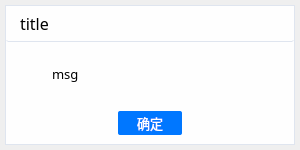
<?xml version="1.0" encoding="UTF-8"?>
<ui version="4.0">
 <class>frame_body</class>
 <widget class="QWidget" name="frame_body">
  <property name="geometry">
   <rect>
    <x>0</x>
    <y>0</y>
    <width>300</width>
    <height>150</height>
   </rect>
  </property>
  <property name="maximumSize">
   <size>
    <width>16777215</width>
    <height>16777215</height>
   </size>
  </property>
  <property name="tabletTracking">
   <bool>true</bool>
  </property>
  <property name="windowTitle">
   <string>Form</string>
  </property>
  <layout class="QVBoxLayout" name="verticalLayout">
   <property name="spacing">
    <number>0</number>
   </property>
   <property name="leftMargin">
    <number>0</number>
   </property>
   <property name="topMargin">
    <number>0</number>
   </property>
   <property name="rightMargin">
    <number>0</number>
   </property>
   <property name="bottomMargin">
    <number>0</number>
   </property>
   <item>
    <widget class="QFrame" name="frame_bg">
     <property name="sizePolicy">
      <sizepolicy hsizetype="Preferred" vsizetype="Preferred">
       <horstretch>0</horstretch>
       <verstretch>0</verstretch>
      </sizepolicy>
     </property>
     <property name="minimumSize">
      <size>
       <width>300</width>
       <height>150</height>
      </size>
     </property>
     <property name="maximumSize">
      <size>
       <width>16777215</width>
       <height>16777215</height>
      </size>
     </property>
     <property name="font">
      <font>
       <pointsize>10</pointsize>
      </font>
     </property>
     <property name="styleSheet">
      <string notr="true">* {
background: #FEFEFE;
border-style: none;
}
#frame_bg {
margin: 5px;
border:1px solid #DFE5EF;
}</string>
     </property>
     <property name="frameShape">
      <enum>QFrame::StyledPanel</enum>
     </property>
     <property name="frameShadow">
      <enum>QFrame::Raised</enum>
     </property>
     <layout class="QVBoxLayout" name="verticalLayout_2">
      <property name="leftMargin">
       <number>0</number>
      </property>
      <property name="topMargin">
       <number>0</number>
      </property>
      <property name="rightMargin">
       <number>0</number>
      </property>
      <property name="bottomMargin">
       <number>0</number>
      </property>
      <item>
       <widget class="QFrame" name="frame_header">
        <property name="sizePolicy">
         <sizepolicy hsizetype="Preferred" vsizetype="Preferred">
          <horstretch>0</horstretch>
          <verstretch>0</verstretch>
         </sizepolicy>
        </property>
        <property name="minimumSize">
         <size>
          <width>0</width>
          <height>36</height>
         </size>
        </property>
        <property name="maximumSize">
         <size>
          <width>16777215</width>
          <height>36</height>
         </size>
        </property>
        <property name="font">
         <font>
          <family>HarmonyOS Sans SC Medium</family>
          <pointsize>12</pointsize>
         </font>
        </property>
        <property name="styleSheet">
         <string notr="true">background: #FEFEFE;
border-radius: 2px 2px 0 0;
color: #000000;
padding: 0px 5px;
border-bottom: 1px solid #DFE5EF;</string>
        </property>
        <property name="frameShape">
         <enum>QFrame::StyledPanel</enum>
        </property>
        <property name="frameShadow">
         <enum>QFrame::Raised</enum>
        </property>
        <layout class="QHBoxLayout" name="horizontalLayout">
         <property name="leftMargin">
          <number>0</number>
         </property>
         <property name="topMargin">
          <number>0</number>
         </property>
         <property name="rightMargin">
          <number>0</number>
         </property>
         <property name="bottomMargin">
          <number>0</number>
         </property>
         <item>
          <widget class="QLabel" name="title">
           <property name="sizePolicy">
            <sizepolicy hsizetype="Expanding" vsizetype="Expanding">
             <horstretch>0</horstretch>
             <verstretch>0</verstretch>
            </sizepolicy>
           </property>
           <property name="font">
            <font>
             <family>HarmonyOS Sans SC Medium</family>
             <pointsize>12</pointsize>
             <weight>50</weight>
             <bold>false</bold>
            </font>
           </property>
           <property name="styleSheet">
            <string notr="true">border-style: none;</string>
           </property>
           <property name="text">
            <string>title</string>
           </property>
          </widget>
         </item>
         <item>
          <widget class="QPushButton" name="close_button">
           <property name="sizePolicy">
            <sizepolicy hsizetype="Preferred" vsizetype="Preferred">
             <horstretch>0</horstretch>
             <verstretch>0</verstretch>
            </sizepolicy>
           </property>
           <property name="minimumSize">
            <size>
             <width>30</width>
             <height>0</height>
            </size>
           </property>
           <property name="maximumSize">
            <size>
             <width>30</width>
             <height>16777215</height>
            </size>
           </property>
           <property name="font">
            <font>
             <family>宋体</family>
             <pointsize>10</pointsize>
             <weight>50</weight>
             <bold>false</bold>
            </font>
           </property>
           <property name="styleSheet">
            <string notr="true">QPushButton{
border-style: none;
background-image: url(:/icon/image/new_close.svg);
background-position: center;
background-repeat: norepeat;
}
QPushButton:hover{
	background-color: #DFE5EF;
	background-image: url(:/icon/image/new_close_hover.svg);
	background-position: center;
	background-repeat: norepeat;
}
QPushButton:pressed{
	background-color: #C3CEDF;
	color:#8D98AA;
}</string>
           </property>
          </widget>
         </item>
        </layout>
       </widget>
      </item>
      <item>
       <widget class="QFrame" name="frame_form">
        <property name="sizePolicy">
         <sizepolicy hsizetype="Preferred" vsizetype="Preferred">
          <horstretch>0</horstretch>
          <verstretch>0</verstretch>
         </sizepolicy>
        </property>
        <property name="font">
         <font>
          <pointsize>10</pointsize>
         </font>
        </property>
        <property name="frameShape">
         <enum>QFrame::StyledPanel</enum>
        </property>
        <property name="frameShadow">
         <enum>QFrame::Raised</enum>
        </property>
        <layout class="QVBoxLayout" name="verticalLayout_4">
         <property name="leftMargin">
          <number>0</number>
         </property>
         <property name="topMargin">
          <number>9</number>
         </property>
         <property name="rightMargin">
          <number>0</number>
         </property>
         <property name="bottomMargin">
          <number>9</number>
         </property>
         <item>
          <widget class="QFrame" name="frame_5">
           <property name="sizePolicy">
            <sizepolicy hsizetype="Preferred" vsizetype="Preferred">
             <horstretch>0</horstretch>
             <verstretch>0</verstretch>
            </sizepolicy>
           </property>
           <property name="minimumSize">
            <size>
             <width>0</width>
             <height>0</height>
            </size>
           </property>
           <property name="maximumSize">
            <size>
             <width>16777215</width>
             <height>16777215</height>
            </size>
           </property>
           <property name="font">
            <font>
             <pointsize>10</pointsize>
            </font>
           </property>
           <property name="frameShape">
            <enum>QFrame::StyledPanel</enum>
           </property>
           <property name="frameShadow">
            <enum>QFrame::Raised</enum>
           </property>
           <layout class="QHBoxLayout" name="horizontalLayout_2">
            <property name="leftMargin">
             <number>0</number>
            </property>
            <property name="topMargin">
             <number>0</number>
            </property>
            <property name="rightMargin">
             <number>9</number>
            </property>
            <property name="bottomMargin">
             <number>15</number>
            </property>
            <item>
             <widget class="QPushButton" name="icon_button">
              <property name="sizePolicy">
               <sizepolicy hsizetype="Preferred" vsizetype="Preferred">
                <horstretch>0</horstretch>
                <verstretch>0</verstretch>
               </sizepolicy>
              </property>
              <property name="minimumSize">
               <size>
                <width>40</width>
                <height>0</height>
               </size>
              </property>
              <property name="maximumSize">
               <size>
                <width>40</width>
                <height>16777215</height>
               </size>
              </property>
              <property name="font">
               <font>
                <family>宋体</family>
                <pointsize>10</pointsize>
                <weight>50</weight>
                <bold>false</bold>
               </font>
              </property>
              <property name="styleSheet">
               <string notr="true"/>
              </property>
              <property name="icon">
               <iconset resource="image.qrc">
                <normaloff>:/icon/image/INFO.svg</normaloff>:/icon/image/INFO.svg</iconset>
              </property>
              <property name="iconSize">
               <size>
                <width>24</width>
                <height>24</height>
               </size>
              </property>
             </widget>
            </item>
            <item>
             <widget class="QLabel" name="msg">
              <property name="sizePolicy">
               <sizepolicy hsizetype="Expanding" vsizetype="Expanding">
                <horstretch>0</horstretch>
                <verstretch>0</verstretch>
               </sizepolicy>
              </property>
              <property name="minimumSize">
               <size>
                <width>0</width>
                <height>0</height>
               </size>
              </property>
              <property name="maximumSize">
               <size>
                <width>16777215</width>
                <height>16777215</height>
               </size>
              </property>
              <property name="font">
               <font>
                <family>HarmonyOS Sans SC Light</family>
                <pointsize>10</pointsize>
               </font>
              </property>
              <property name="styleSheet">
               <string notr="true">color: #000000;</string>
              </property>
              <property name="text">
               <string>msg</string>
              </property>
              <property name="textFormat">
               <enum>Qt::AutoText</enum>
              </property>
              <property name="scaledContents">
               <bool>false</bool>
              </property>
              <property name="alignment">
               <set>Qt::AlignLeading|Qt::AlignLeft|Qt::AlignVCenter</set>
              </property>
              <property name="wordWrap">
               <bool>true</bool>
              </property>
             </widget>
            </item>
           </layout>
          </widget>
         </item>
         <item>
          <widget class="QFrame" name="frame_7">
           <property name="sizePolicy">
            <sizepolicy hsizetype="Preferred" vsizetype="Preferred">
             <horstretch>0</horstretch>
             <verstretch>0</verstretch>
            </sizepolicy>
           </property>
           <property name="minimumSize">
            <size>
             <width>0</width>
             <height>0</height>
            </size>
           </property>
           <property name="maximumSize">
            <size>
             <width>16777215</width>
             <height>16777215</height>
            </size>
           </property>
           <property name="font">
            <font>
             <pointsize>10</pointsize>
            </font>
           </property>
           <property name="frameShape">
            <enum>QFrame::StyledPanel</enum>
           </property>
           <property name="frameShadow">
            <enum>QFrame::Raised</enum>
           </property>
           <layout class="QHBoxLayout" name="horizontalLayout_6">
            <property name="leftMargin">
             <number>0</number>
            </property>
            <property name="topMargin">
             <number>0</number>
            </property>
            <property name="rightMargin">
             <number>0</number>
            </property>
            <property name="bottomMargin">
             <number>0</number>
            </property>
            <item alignment="Qt::AlignHCenter|Qt::AlignVCenter">
             <widget class="QPushButton" name="button">
              <property name="sizePolicy">
               <sizepolicy hsizetype="Preferred" vsizetype="Preferred">
                <horstretch>0</horstretch>
                <verstretch>0</verstretch>
               </sizepolicy>
              </property>
              <property name="minimumSize">
               <size>
                <width>64</width>
                <height>24</height>
               </size>
              </property>
              <property name="maximumSize">
               <size>
                <width>64</width>
                <height>24</height>
               </size>
              </property>
              <property name="font">
               <font>
                <family>HarmonyOS Sans SC Medium</family>
                <pointsize>10</pointsize>
               </font>
              </property>
              <property name="styleSheet">
               <string notr="true">QPushButton{
	color: #ffffff;
	background-color: #0077FF;
	border-radius: 2px;
}
QPushButton:hover{
	background-color: #52A3FF;
	border-radius: 2px;
}
QPushButton:pressed{
	background-color: #0077FF;
	border-radius: 2px;
}</string>
              </property>
              <property name="text">
               <string>确定</string>
              </property>
             </widget>
            </item>
           </layout>
          </widget>
         </item>
        </layout>
       </widget>
      </item>
     </layout>
    </widget>
   </item>
  </layout>
 </widget>
 <resources>
  <include location="image.qrc"/>
 </resources>
 <connections/>
</ui>
